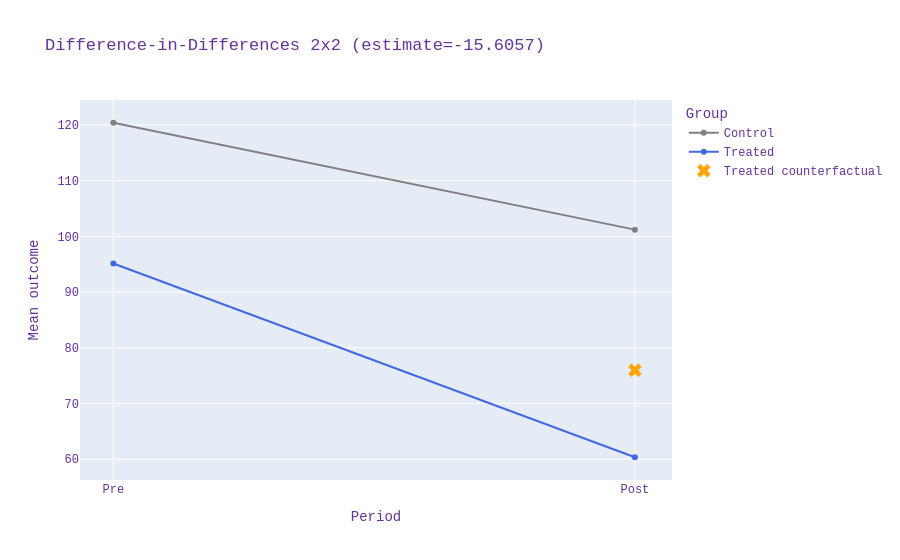
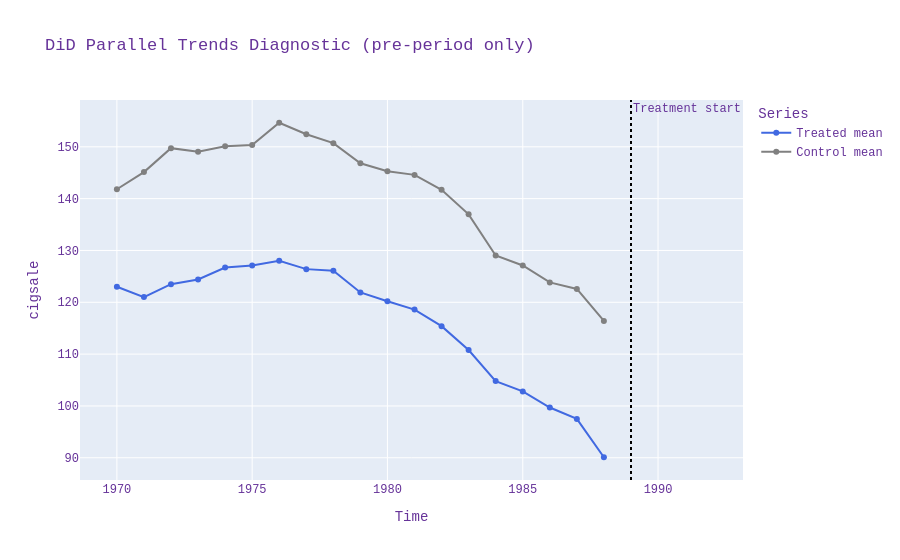
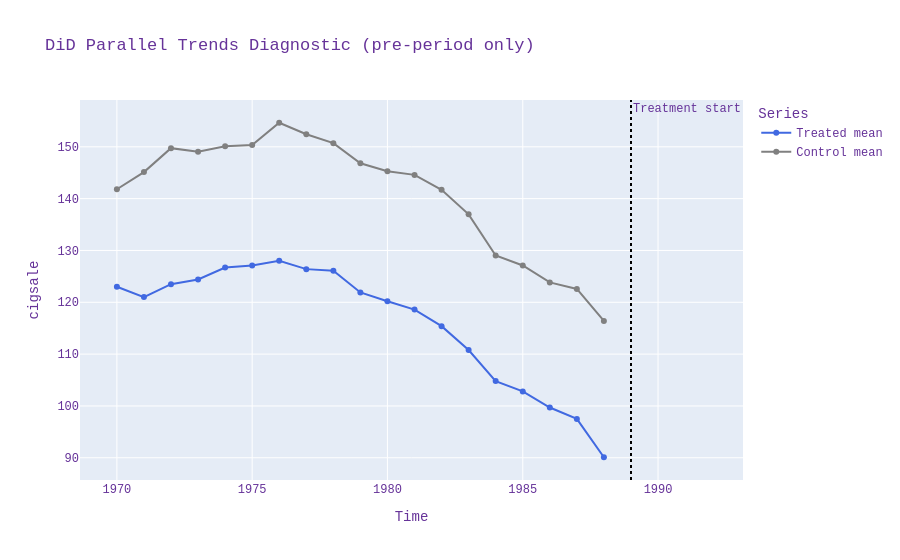

The notebook cell these images were saved under, in order:
### Markdown cell above
## 14. Визуальные диагностики

Что делаем: строим 2x2 диаграмму и график параллельных трендов.

Зачем: быстрый sanity-check, что оценка и предпосылки модели выглядят адекватно на данных.

### Code cell
sdid.plot_2x2()
sdid.plot_parallel_trends(treatment_start=treatment_date, pre_period_only=True)

### Figure 1 — Plotly figure (JSON) as saved in the notebook; plotly's stock layout.template omitted (floating-point values rounded to 4 significant figures)
{"data": [{"line": {"color": "gray"}, "mode": "lines+markers", "name": "Control", "type": "scatter", "x": ["Pre", "Post"], "y": [120.4, 101.2]}, {"line": {"color": "royalblue"}, "mode": "lines+markers", "name": "Treated", "type": "scatter", "x": ["Pre", "Post"], "y": [95.15, 60.35]}, {"marker": {"color": "orange", "size": 12, "symbol": "x"}, "mode": "markers", "name": "Treated counterfactual", "type": "scatter", "x": ["Post"], "y": [75.96]}], "layout": {"font": {"color": "RebeccaPurple", "family": "Courier New, monospace", "size": 12}, "legend": {"title": {"text": "Group"}}, "title": {"text": "Difference-in-Differences 2x2 (estimate=-15.6057)"}, "xaxis": {"title": {"text": "Period"}}, "yaxis": {"title": {"text": "Mean outcome"}}}}

### Figure 2 — Plotly figure (JSON) as saved in the notebook; plotly's stock layout.template omitted (floating-point values rounded to 4 significant figures)
{"data": [{"line": {"color": "royalblue"}, "mode": "lines+markers", "name": "Treated mean", "type": "scatter", "x": ["1970-01-01T00:00:00.000000", "1971-01-01T00:00:00.000000", "1972-01-01T00:00:00.000000", "1973-01-01T00:00:00.000000", "1974-01-01T00:00:00.000000", "1975-01-01T00:00:00.000000", "1976-01-01T00:00:00.000000", "1977-01-01T00:00:00.000000", "1978-01-01T00:00:00.000000", "1979-01-01T00:00:00.000000", "1980-01-01T00:00:00.000000", "1981-01-01T00:00:00.000000", "1982-01-01T00:00:00.000000", "1983-01-01T00:00:00.000000", "1984-01-01T00:00:00.000000", "1985-01-01T00:00:00.000000", "1986-01-01T00:00:00.000000", "1987-01-01T00:00:00.000000", "1988-01-01T00:00:00.000000"], "y": [123.0, 121.0, 123.5, 124.4, 126.7, 127.1, 128.0, 126.4, 126.1, 121.9, 120.2, 118.6, 115.4, 110.8, 104.8, 102.8, 99.7, 97.5, 90.1]}, {"line": {"color": "gray"}, "mode": "lines+markers", "name": "Control mean", "type": "scatter", "x": ["1970-01-01T00:00:00.000000", "1971-01-01T00:00:00.000000", "1972-01-01T00:00:00.000000", "1973-01-01T00:00:00.000000", "1974-01-01T00:00:00.000000", "1975-01-01T00:00:00.000000", "1976-01-01T00:00:00.000000", "1977-01-01T00:00:00.000000", "1978-01-01T00:00:00.000000", "1979-01-01T00:00:00.000000", "1980-01-01T00:00:00.000000", "1981-01-01T00:00:00.000000", "1982-01-01T00:00:00.000000", "1983-01-01T00:00:00.000000", "1984-01-01T00:00:00.000000", "1985-01-01T00:00:00.000000", "1986-01-01T00:00:00.000000", "1987-01-01T00:00:00.000000", "1988-01-01T00:00:00.000000"], "y": [141.8, 145.1, 149.7, 149.0, 150.1, 150.3, 154.6, 152.4, 150.7, 146.8, 145.3, 144.6, 141.7, 137.0, 129.0, 127.1, 123.8, 122.6, 116.4]}], "layout": {"annotations": [{"showarrow": false, "text": "Treatment start", "x": 599616000000, "xanchor": "left", "xref": "x", "y": 1, "yanchor": "top", "yref": "y domain"}], "font": {"color": "RebeccaPurple", "family": "Courier New, monospace", "size": 12}, "legend": {"title": {"text": "Series"}}, "shapes": [{"line": {"color": "black", "dash": "dot"}, "type": "line", "x0": 599616000000, "x1": 599616000000, "xref": "x", "y0": 0, "y1": 1, "yref": "y domain"}], "title": {"text": "DiD Parallel Trends Diagnostic (pre-period only)"}, "xaxis": {"title": {"text": "Time"}}, "yaxis": {"title": {"text": "cigsale"}}}}

### Figure 3 — Plotly figure (JSON) as saved in the notebook; plotly's stock layout.template omitted (floating-point values rounded to 4 significant figures)
{"data": [{"line": {"color": "royalblue"}, "mode": "lines+markers", "name": "Treated mean", "type": "scatter", "x": ["1970-01-01T00:00:00.000000", "1971-01-01T00:00:00.000000", "1972-01-01T00:00:00.000000", "1973-01-01T00:00:00.000000", "1974-01-01T00:00:00.000000", "1975-01-01T00:00:00.000000", "1976-01-01T00:00:00.000000", "1977-01-01T00:00:00.000000", "1978-01-01T00:00:00.000000", "1979-01-01T00:00:00.000000", "1980-01-01T00:00:00.000000", "1981-01-01T00:00:00.000000", "1982-01-01T00:00:00.000000", "1983-01-01T00:00:00.000000", "1984-01-01T00:00:00.000000", "1985-01-01T00:00:00.000000", "1986-01-01T00:00:00.000000", "1987-01-01T00:00:00.000000", "1988-01-01T00:00:00.000000"], "y": [123.0, 121.0, 123.5, 124.4, 126.7, 127.1, 128.0, 126.4, 126.1, 121.9, 120.2, 118.6, 115.4, 110.8, 104.8, 102.8, 99.7, 97.5, 90.1]}, {"line": {"color": "gray"}, "mode": "lines+markers", "name": "Control mean", "type": "scatter", "x": ["1970-01-01T00:00:00.000000", "1971-01-01T00:00:00.000000", "1972-01-01T00:00:00.000000", "1973-01-01T00:00:00.000000", "1974-01-01T00:00:00.000000", "1975-01-01T00:00:00.000000", "1976-01-01T00:00:00.000000", "1977-01-01T00:00:00.000000", "1978-01-01T00:00:00.000000", "1979-01-01T00:00:00.000000", "1980-01-01T00:00:00.000000", "1981-01-01T00:00:00.000000", "1982-01-01T00:00:00.000000", "1983-01-01T00:00:00.000000", "1984-01-01T00:00:00.000000", "1985-01-01T00:00:00.000000", "1986-01-01T00:00:00.000000", "1987-01-01T00:00:00.000000", "1988-01-01T00:00:00.000000"], "y": [141.8, 145.1, 149.7, 149.0, 150.1, 150.3, 154.6, 152.4, 150.7, 146.8, 145.3, 144.6, 141.7, 137.0, 129.0, 127.1, 123.8, 122.6, 116.4]}], "layout": {"annotations": [{"showarrow": false, "text": "Treatment start", "x": 599616000000, "xanchor": "left", "xref": "x", "y": 1, "yanchor": "top", "yref": "y domain"}], "font": {"color": "RebeccaPurple", "family": "Courier New, monospace", "size": 12}, "legend": {"title": {"text": "Series"}}, "shapes": [{"line": {"color": "black", "dash": "dot"}, "type": "line", "x0": 599616000000, "x1": 599616000000, "xref": "x", "y0": 0, "y1": 1, "yref": "y domain"}], "title": {"text": "DiD Parallel Trends Diagnostic (pre-period only)"}, "xaxis": {"title": {"text": "Time"}}, "yaxis": {"title": {"text": "cigsale"}}}}
